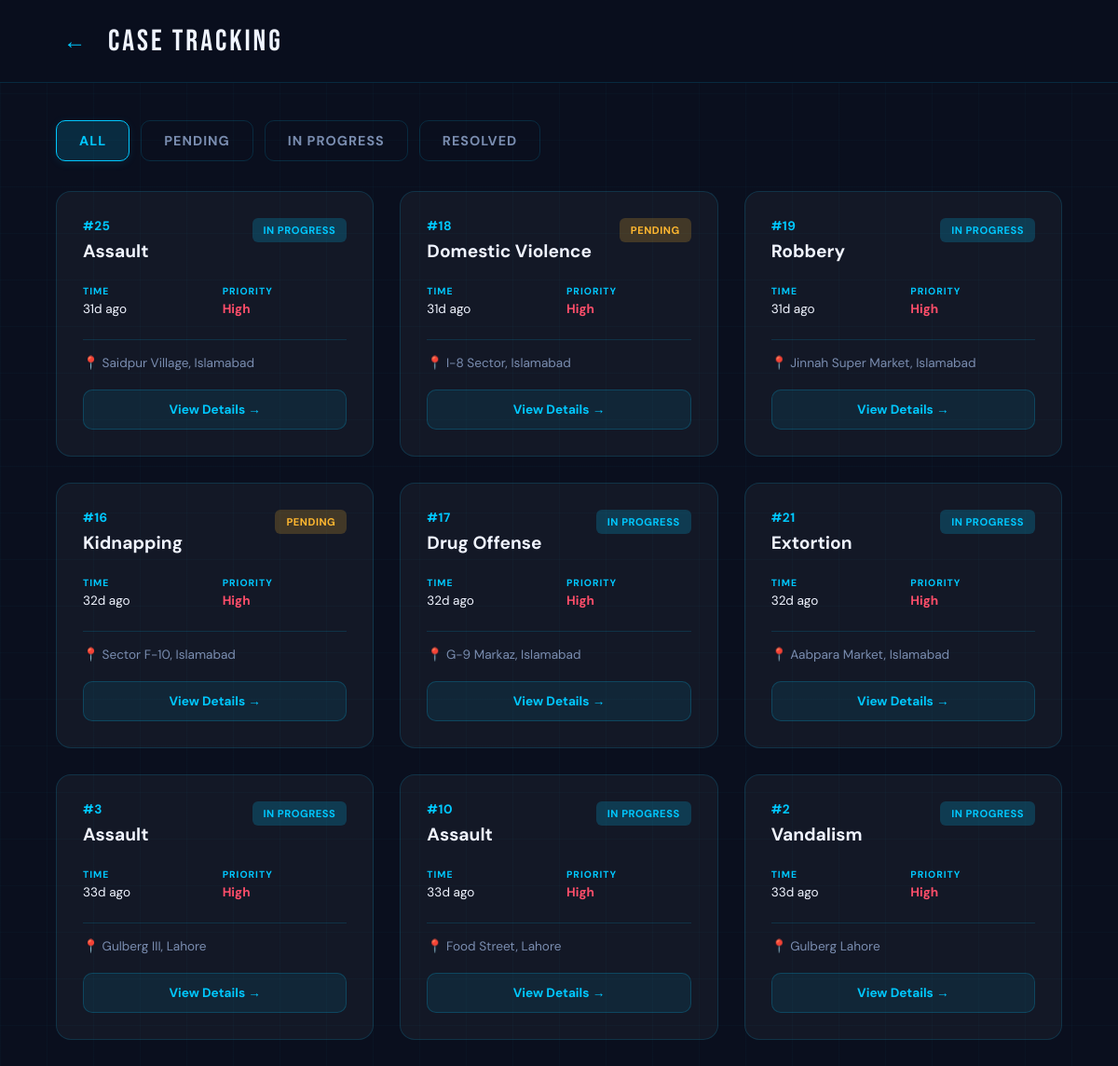
Page /case_tracking/high_priority (signed in) on the earlier database version.
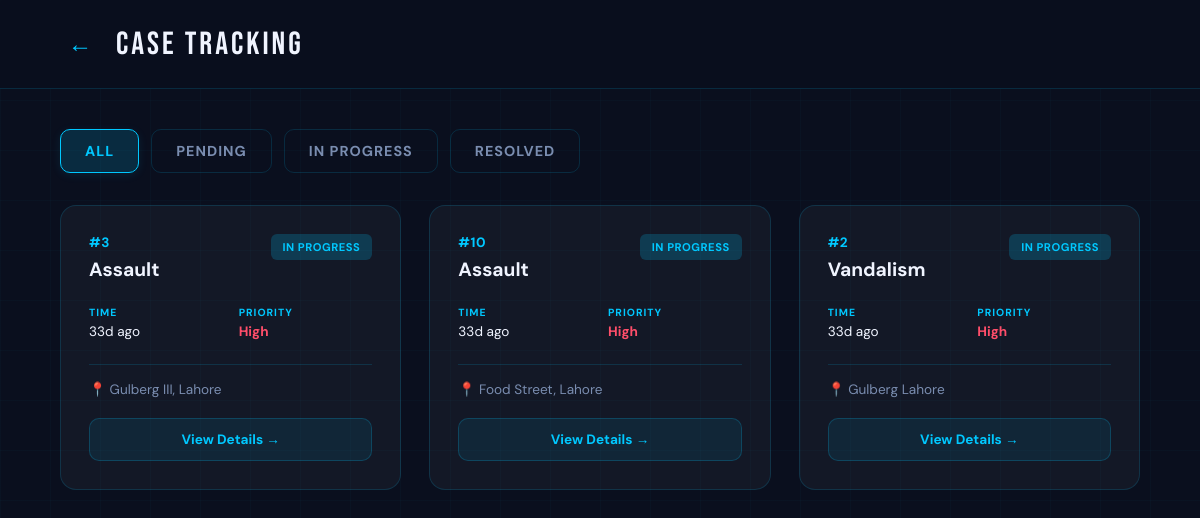
Same page on the later database version.
### tables this page shows
CREATE TABLE Cases (
    case_id INTEGER PRIMARY KEY AUTOINCREMENT,
    complaint_id INTEGER UNIQUE,
    assigned_police_id INTEGER,
    assigned_detective_id INTEGER,
    assigned_volunteer_id INTEGER,
    priority TEXT DEFAULT 'Medium' CHECK(priority IN ('High','Medium','Low')),
    notes TEXT,
    last_updated DATETIME DEFAULT CURRENT_TIMESTAMP,

    FOREIGN KEY (complaint_id) REFERENCES Complaints(complaint_id),
    FOREIGN KEY (assigned_police_id) REFERENCES AuthorizedPersonnel(personnel_id),
    FOREIGN KEY (assigned_detective_id) REFERENCES AuthorizedPersonnel(personnel_id),
    FOREIGN KEY (assigned_volunteer_id) REFERENCES AuthorizedPersonnel(personnel_id)
);

CREATE TABLE Complaints (
    complaint_id INTEGER PRIMARY KEY AUTOINCREMENT,
    user_id INTEGER,
    category_id INTEGER,
    description TEXT NOT NULL,
    location TEXT NOT NULL,
    status TEXT DEFAULT 'Pending' CHECK(status IN ('Pending','In Progress','Resolved')),
    created_at DATETIME DEFAULT CURRENT_TIMESTAMP,

    FOREIGN KEY (user_id) REFERENCES Citizens(citizen_id),
    FOREIGN KEY (category_id) REFERENCES CrimeCategories(category_id)
);

CREATE TABLE CrimeCategories (
    category_id INTEGER PRIMARY KEY AUTOINCREMENT,
    name TEXT UNIQUE NOT NULL
);

### app.py (the view, shortened to what this page needs)
@app.route('/case_tracking')
@app.route('/case_tracking/<filter_type>')
def case_tracking(filter_type=None):
    db = get_db_connection()
    if filter_type == 'high_priority':
        cases = db.execute('''
            SELECT c.complaint_id, cc.name as category_name, c.location, c.status,
                   cs.priority, c.created_at
            FROM Complaints c
            JOIN CrimeCategories cc ON c.category_id = cc.category_id
            JOIN Cases cs ON c.complaint_id = cs.complaint_id
            WHERE cs.priority = 'High'
            ORDER BY c.created_at DESC
        ''').fetchall()
    all_cases = []
    for c in cases:
        all_cases.append({
            'complaint_id': c['complaint_id'],
            'category_name': c['category_name'],
            'location': c['location'],
            'status': c['status'],
            'priority': c['priority'] if c['priority'] else 'Medium',
            'time_ago': time_ago(c['created_at'])
        })
    db.close()
    return render_template('case_tracking.html', cases=all_cases, filter_type=filter_type)

### app.py (called while the page is built)
def get_db_connection():
    conn = sqlite3.connect(DATABASE)
    conn.row_factory = sqlite3.Row
    return conn

def time_ago(dt_str):
    if not dt_str:
        return ''
    dt = datetime.strptime(dt_str, '%Y-%m-%d %H:%M:%S')
    now = datetime.utcnow()
    diff = now - dt
    minutes = int(diff.total_seconds() // 60)
    if minutes < 1:
        return 'Just now'
    elif minutes < 60:
        return f'{minutes}m ago'
    elif minutes < 1440:
        return f'{minutes // 60}h ago'
    else:
        return f'{minutes // 1440}d ago'

### templates/case_tracking.html (shortened to what this page needs)
<!DOCTYPE html>
<html lang="en">
<head>
</head>
<body>
  <div class="app-container">
    <div class="header">
      <button class="back-btn" onclick="window.history.back()">←</button>
      <div class="header-title">CASE TRACKING</div>
    </div>
    <div class="app-content">
      <div class="content">
        <div class="filter-tabs">
          <button class="filter-tab active" onclick="filterCases(this,'all')">All</button>
          <button class="filter-tab" onclick="filterCases(this,'Pending')">Pending</button>
          <button class="filter-tab" onclick="filterCases(this,'In Progress')">In Progress</button>
          <button class="filter-tab" onclick="filterCases(this,'Resolved')">Resolved</button>
        </div>
        <div id="caseList" class="cases-grid">
          {% for c in cases %}
          <div class="case-card" data-status="{{ c.status }}">
            <div class="case-top">
              <div>
                <div class="case-num">#{{ c.complaint_id }}</div>
                <div class="case-type">{{ c.category_name }}</div>
              </div>
              <span class="case-status {% if c.status == 'Pending' %}cs-pending{% elif c.status == 'In Progress' %}cs-progress{% else %}cs-resolved{% endif %}">{{ c.status }}</span>
            </div>
            <div class="case-meta">
              <div>
                <div class="meta-label">Time</div>
                <div>{{ c.time_ago }}</div>
              </div>
              <div>
                <div class="meta-label">Priority</div>
                <div class="{% if c.priority == 'High' %}pr-high{% elif c.priority == 'Medium' %}pr-med{% else %}pr-low{% endif %}">{{ c.priority if c.priority else 'Medium' }}</div>
              </div>
            </div>
            <div class="case-loc">📍 {{ c.location }}</div>
              <a href="/case_detail/{{ c.complaint_id }}{% if viewer_role == 'police' %}?assigned=1{% elif viewer_role == 'detective' %}?detective=1{% endif %}" class="view-btn">View Details →</a>
          </div>
          {% else %}
          <div class="empty-state">
            <div style="font-size:2.5rem;margin-bottom:16px;">📋</div>
            No cases found<br>
            <span style="font-size:0.8rem;opacity:0.7;">Your reported cases will appear here</span>
          </div>
          {% endfor %}
        </div>
      </div>
    </div>
  </div>
</body>
</html>

### templates/case_tracking.html (style rules this page uses)
*,*::before,*::after { box-sizing:border-box;margin:0;padding:0 }
:root { --navy:#0a0f1e; --cyan:#00c8ff; --white:#f0f4ff; --muted:#7a8db0; --red:#ff4e6a; --yellow:#ffb830; --green:#00e5a0; --border:rgba(0,200,255,0.15); --card:rgba(255,255,255,0.04); }
html, body { height: 100vh; width: 100vw; background: var(--navy); font-family: 'DM Sans', sans-serif; margin: 0; padding: 0; color: var(--white); overflow: hidden; }
body { display: flex; align-items: stretch; justify-content: stretch; }
.app-container { width: 100vw; height: 100vh; background: var(--navy); overflow: hidden; display: flex; flex-direction: column; position: relative; background-image: linear-gradient(rgba(0,200,255,0.025) 1px, transparent 1px), linear-gradient(90deg, rgba(0,200,255,0.025) 1px, transparent 1px); background-size: 50px 50px; }
.header { padding: 20px 40px; border-bottom: 1px solid var(--border); display: flex; align-items: center; gap: 16px; flex-shrink: 0; background: rgba(10,15,30,0.95); backdrop-filter: blur(10px); }
.back-btn { background: none; border: none; color: var(--cyan); font-size: 1.5rem; cursor: pointer; width: 40px; height: 40px; display: flex; align-items: center; justify-content: center; border-radius: 8px; transition: all 0.2s; }
.header-title { font-family: 'Bebas Neue', sans-serif; font-size: 1.8rem; letter-spacing: 3px; flex: 1; }
.app-content { flex: 1; overflow-y: auto; overflow-x: hidden; display: flex; flex-direction: column; scrollbar-width: thin; scrollbar-color: rgba(0,200,255,0.2) transparent; }
.content { flex: 1; padding: 32px 40px; display: flex; flex-direction: column; gap: 24px; max-width: 1600px; margin: 0 auto; width: 100%; }
.filter-tabs { display: flex; gap: 12px; flex-wrap: wrap; padding-bottom: 8px; }
.filter-tab { background: transparent; border: 1.5px solid var(--border); color: var(--muted); padding: 10px 20px; border-radius: 10px; cursor: pointer; font-size: 0.85rem; font-weight: 700; transition: all 0.3s ease; text-transform: uppercase; letter-spacing: 1px; font-family: 'DM Sans', sans-serif; }
.filter-tab.active { background: rgba(0,200,255,0.15); border-color: var(--cyan); color: var(--cyan); box-shadow: 0 2px 10px rgba(0,200,255,0.1); }
.cases-grid { display: grid; grid-template-columns: repeat(2, 1fr); gap: 24px; }
.case-card { background: var(--card); border: 1.5px solid var(--border); border-radius: 16px; padding: 24px; transition: all 0.3s ease; display: flex; flex-direction: column; gap: 16px; height: fit-content; }
.case-top { display: flex; justify-content: space-between; align-items: flex-start; }
.case-num { font-weight: 700; font-size: 0.85rem; color: var(--cyan); margin-bottom: 6px; letter-spacing: 0.5px; }
.case-type { font-weight: 700; font-size: 1.1rem; display: flex; align-items: center; gap: 8px; }
.case-status { font-size: 0.7rem; font-weight: 700; padding: 6px 12px; border-radius: 6px; text-transform: uppercase; flex-shrink: 0; letter-spacing: 0.5px; }
.cs-progress { background: rgba(0,200,255,0.2); color: var(--cyan); }
.case-meta { display: grid; grid-template-columns: 1fr 1fr; gap: 16px; font-size: 0.85rem; padding: 8px 0; }
.meta-label { font-size: 0.65rem; text-transform: uppercase; letter-spacing: 1px; color: var(--cyan); font-weight: 700; margin-bottom: 4px; }
.pr-high { color: var(--red); font-weight: 700; }
.case-loc { font-size: 0.85rem; color: var(--muted); padding-top: 16px; border-top: 1px solid var(--border); display: flex; align-items: center; gap: 8px; }
.view-btn { width: 100%; padding: 12px; background: rgba(0,200,255,0.08); border: 1.5px solid rgba(0,200,255,0.2); color: var(--cyan); border-radius: 10px; font-size: 0.85rem; font-weight: 700; cursor: pointer; transition: all 0.3s ease; font-family: 'DM Sans', sans-serif; text-align: center; text-decoration: none; display: block; margin-top: 4px; }
@media (min-width: 1200px) { .content { padding: 40px 60px; } }
@media (min-width: 1200px) { .header { padding: 24px 60px; } }
@media (min-width: 1200px) { .header-title { font-size: 2rem; } }
@media (min-width: 1200px) { .cases-grid { grid-template-columns: repeat(3, 1fr); gap: 28px; } }
@media (min-width: 1200px) { .filter-tab { padding: 12px 24px; font-size: 0.9rem; } }
@media (min-width: 1200px) { .case-card { padding: 28px; } }
@media (min-width: 1200px) { .case-type { font-size: 1.2rem; } }

Differences in the rows shown:
removed Cases: complaint_id "25", category_name "Assault", status "IN PROGRESS", time_ago "31d ago", priority "High", location "Saidpur Village, Islamabad"
removed Cases: complaint_id "18", category_name "Domestic Violence", status "PENDING", time_ago "31d ago", priority "High", location "I-8 Sector, Islamabad"
removed Cases: complaint_id "19", category_name "Robbery", status "IN PROGRESS", time_ago "31d ago", priority "High", location "Jinnah Super Market, Islamabad"
removed Cases: complaint_id "16", category_name "Kidnapping", status "PENDING", time_ago "32d ago", priority "High", location "Sector F-10, Islamabad"
removed Cases: complaint_id "17", category_name "Drug Offense", status "IN PROGRESS", time_ago "32d ago", priority "High", location "G-9 Markaz, Islamabad"
removed Cases: complaint_id "21", category_name "Extortion", status "IN PROGRESS", time_ago "32d ago", priority "High", location "Aabpara Market, Islamabad"
